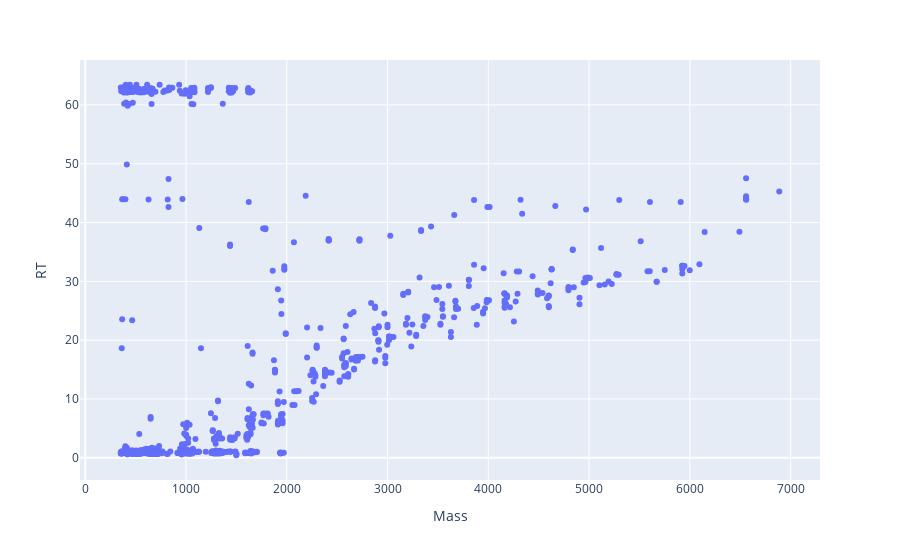

Notebook code for this chart:
### Code cell
dfm = match_dfs(df_phe_191126s08, df_phe_191126s12)
plotly_zone(dfm)
dfm.shape

### Figure 1 — Plotly figure (JSON) as saved in the notebook; plotly's stock layout.template omitted (floating-point values rounded to 4 significant figures; data arrays with more than 128 entries replaced by an {"elided": "..."} marker saying what was removed)
{"data": [{"hovertemplate": "Mass=%{x}<br>RT=%{y}<extra></extra>", "legendgroup": "", "marker": {"color": "#636efa", "symbol": "circle"}, "mode": "markers", "name": "", "orientation": "v", "showlegend": false, "type": "scatter", "x": {"elided": "768 float values"}, "xaxis": "x", "y": {"elided": "768 float values"}, "yaxis": "y"}], "layout": {"legend": {"tracegroupgap": 0}, "margin": {"t": 60}, "xaxis": {"anchor": "y", "domain": [0, 1], "title": {"text": "Mass"}}, "yaxis": {"anchor": "x", "domain": [0, 1], "title": {"text": "RT"}}}}
